Frame 1 (no input): blank canvas, image omitted
Frame 60 (the mouse pressed at the canvas centre just before this capture): blank canvas, image omitted
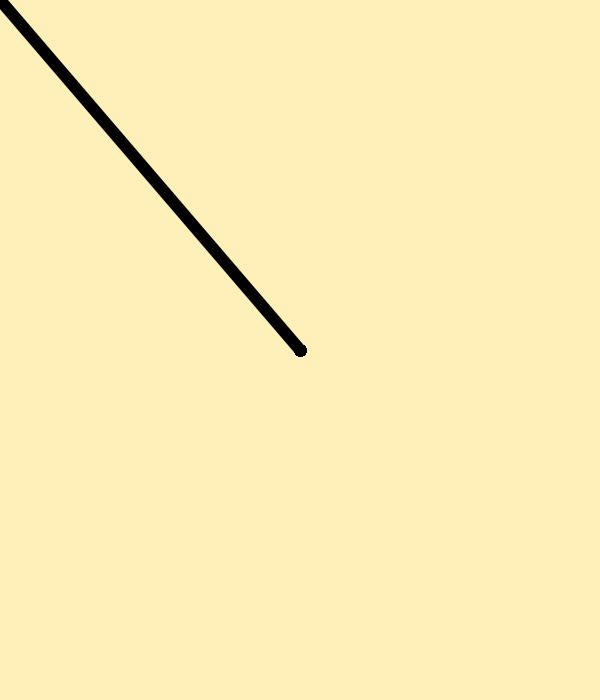
Frame 120 (the mouse held since frame 60 and released just before this capture)

The Processing sketch whose frames 1 and 60 were blank and that drew this single picture after the mouse press (run headless with seeded random() and noise(); from frame 60 on, the mouse is pressed at the canvas centre):

// Processing sketch: processing_145932
// ── processing_145932.pde

void setup () {
  size(600,700);
  background(#ffefb9);
  smooth();
  colorMode(HSB);
 }
 
 void draw () {
   
  //when mouse is clicked (black ink)
  if (mousePressed) {
      strokeWeight(12.0);
      strokeCap(ROUND);
      line(pmouseX, pmouseY, mouseX, mouseY);
}
 
  //when 1 is pressed (red paint)
  if(key=='1'){   
   stroke(#CE1500,255);
      strokeWeight (random(6));
      fill (#C60E00,80);
      ellipse (mouseX,mouseY,random(0,20),random(0,15));
      fill (#CE1500,180);
      ellipse (mouseX,mouseY,random(0,10),random(0,5));
      ellipse (mouseX+random(-10,15),mouseY+random(-10,15),random(0,5),random(0,5));
     
    stroke(#EF3C2E,#f7bd19,#f7bd19,#8C0A00);
      strokeWeight (30);
      fill (0,0,0,30);
      ellipse (mouseX,mouseY,random(0,20),random(0,10));
      rect (mouseX,mouseY,random(15,20),random(-10,20));
}   

   //when 2 is pressed (random shape outlines)
   if (key == '2'){
   pushMatrix();
   stroke(random(255), random(255), random(255));
   fill(random(255), random(255), random(255), random(100));
   ellipse(mouseX, mouseY, random(120), random(140));
   rect(mouseX + random(50), mouseY + random(20), random(30), random(40)); 
   popMatrix();
}

}

   
